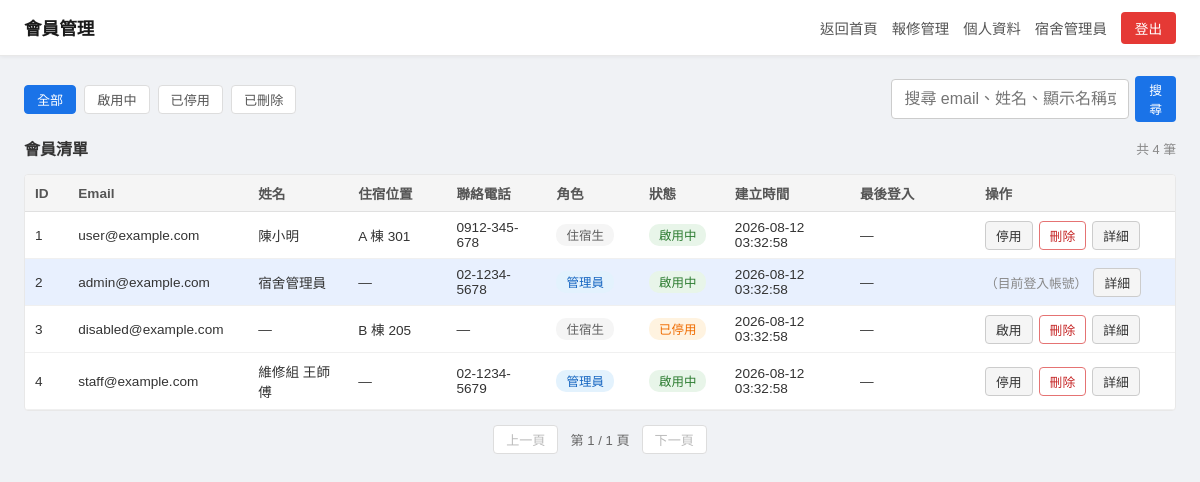
The app's page /admin/users (signed in) with its own data.
### tables this page shows
CREATE TABLE users (
            id            INTEGER PRIMARY KEY AUTOINCREMENT,
            email         TEXT    UNIQUE NOT NULL,
            hash          TEXT    NOT NULL,
            role          INTEGER NOT NULL DEFAULT 1,
            name          TEXT,
            display_name  TEXT,
            dorm_building TEXT,
            room_no       TEXT,
            phone         TEXT,
            is_active     INTEGER NOT NULL DEFAULT 1,
            is_deleted    INTEGER NOT NULL DEFAULT 0,
            created_at    TEXT    NOT NULL DEFAULT (datetime('now')),
            last_login_at TEXT
        );

### blueprints/admin/__init__.py (the view)
@admin_bp.route('/users')
@login_required
def user_list():
    user = _current_user()
    if not _is_usable(user):
        session.clear()
        return redirect(url_for('auth.login_page'))
    if not _is_admin(user):
        flash('無操作權限', 'error')
        return redirect(url_for('hub.home'))
    status  = request.args.get('status', 'all')
    if status not in _VALID_STATUS:
        status = 'all'
    keyword = request.args.get('q', '').strip()
    page    = request.args.get('page', 1, type=int) or 1
    users, total = db.list_users(page, _PAGE_SIZE, status, keyword or None)
    total_pages  = max(1, (total + _PAGE_SIZE - 1) // _PAGE_SIZE)
    return render_template(
        'admin/user_list.html',
        user=user,
        users=users,
        total=total,
        page=page,
        total_pages=total_pages,
        status=status,
        keyword=keyword,
        ROLE_LABELS=ROLE_LABELS,
    )

### blueprints/admin/__init__.py (called while the page is built)
def _current_user():
    return db.find_user_by_id(session['user_id'])

def _is_admin(user):
    return user is not None and user['role'] == 0

### db/connection.py (called while the page is built)
def _get_conn():
    from db import DB_PATH
    conn = sqlite3.connect(DB_PATH)
    conn.row_factory = sqlite3.Row
    conn.execute("PRAGMA journal_mode=WAL")
    return conn

### db/users.py (called while the page is built)
def find_user_by_id(user_id):
    conn = _get_conn()
    row = conn.execute(
        'SELECT id, email, role, name, display_name, dorm_building, room_no, phone,'
        ' is_active, is_deleted, created_at, last_login_at FROM users WHERE id = ?',
        (user_id,)
    ).fetchone()
    conn.close()
    return row

### utils.py (called while the page is built)
def _is_usable(user):
    return user and user['is_active'] and not user['is_deleted']

def login_required(f):
    @wraps(f)
    def decorated(*args, **kwargs):
        if 'user_id' not in session:
            return redirect(url_for('auth.login_page'))
        return f(*args, **kwargs)
    return decorated

### templates/admin/user_list.html (shortened to what this page needs)
{% extends "base.html" %}
{% block head %}
<link rel="stylesheet" href="{{ url_for('static', filename='admin.css') }}">
{% endblock %}
{% block body %}
<div class="admin-layout">
  <div class="admin-topbar">
    <span class="admin-topbar-title">會員管理</span>
    <div class="admin-topbar-nav">
      <a href="{{ url_for('hub.home') }}" class="admin-nav-link">返回首頁</a>
      <a href="{{ url_for('repair.manage') }}" class="admin-nav-link">報修管理</a>
      <a href="{{ url_for('profile.dashboard') }}" class="admin-nav-link">個人資料</a>
      <span class="admin-nav-user">{{ user['name'] or user['display_name'] or user['email'] }}</span>
      <a href="{{ url_for('auth.logout') }}" class="admin-btn admin-btn-danger">登出</a>
    </div>
  </div>
  <div class="admin-main">
    <div class="admin-filter-bar">
      <div class="admin-filter-links">
        <a href="{{ url_for('admin.user_list', status='all', q=keyword or none) }}"
           class="admin-filter-link {{ 'admin-filter-active' if status == 'all' }}">全部</a>
        <a href="{{ url_for('admin.user_list', status='active', q=keyword or none) }}"
           class="admin-filter-link {{ 'admin-filter-active' if status == 'active' }}">啟用中</a>
        <a href="{{ url_for('admin.user_list', status='disabled', q=keyword or none) }}"
           class="admin-filter-link {{ 'admin-filter-active' if status == 'disabled' }}">已停用</a>
        <a href="{{ url_for('admin.user_list', status='deleted', q=keyword or none) }}"
           class="admin-filter-link {{ 'admin-filter-active' if status == 'deleted' }}">已刪除</a>
      </div>
      <form method="get" action="{{ url_for('admin.user_list') }}" class="admin-search-form">
        <input type="text" name="q" value="{{ keyword }}" class="admin-search-input"
               placeholder="搜尋 email、姓名、顯示名稱或房號">
        <button type="submit" class="admin-btn admin-btn-primary admin-btn-sm">搜尋</button>
      </form>
    </div>
    <div class="admin-panel-header">
      <span class="admin-panel-title">會員清單</span>
      <span class="admin-total">共 {{ total }} 筆</span>
    </div>
    <div class="admin-table-wrap">
      <table class="admin-table">
        <thead>
          <tr>
            <th class="col-id">ID</th>
            <th class="col-email">Email</th>
            <th class="col-name">姓名</th>
            <th class="col-room">住宿位置</th>
            <th class="col-name">聯絡電話</th>
            <th class="col-role">角色</th>
            <th class="col-status">狀態</th>
            <th class="col-time">建立時間</th>
            <th class="col-time">最後登入</th>
            <th class="col-action-wide">操作</th>
          </tr>
        </thead>
        <tbody>
          {% for u in users %}
            <tr class="{{ 'admin-row-self' if u['id'] == user['id'] }}">
              <td>{{ u['id'] }}</td>
              <td>{{ u['email'] }}</td>
              <td>{{ u['name'] or '—' }}</td>
              <td>
                {% if u['dorm_building'] or u['room_no'] %}
                  {{ u['dorm_building'] or '' }} {{ u['room_no'] or '' }}
                {% else %}—{% endif %}
              </td>
              <td>{{ u['phone'] or '—' }}</td>
              <td>
                <span class="admin-badge {{ 'admin-badge-role-admin' if u['role'] == 0 else 'admin-badge-role-user' }}">
                  {{ ROLE_LABELS[u['role']] }}
                </span>
              </td>
              <td>
                {% if u['is_deleted'] %}
                  <span class="admin-badge admin-badge-deleted">已刪除</span>
                {% elif u['is_active'] %}
                  <span class="admin-badge admin-badge-active">啟用中</span>
                {% else %}
                  <span class="admin-badge admin-badge-disabled">已停用</span>
                {% endif %}
              </td>
              <td>{{ u['created_at'] }}</td>
              <td>{{ u['last_login_at'] or '—' }}</td>
              <td>
                <div class="admin-actions-cell">
                  {% if u['id'] == user['id'] %}
                    <span class="admin-self-note">（目前登入帳號）</span>
                  {% elif not u['is_deleted'] %}
                    {% if u['is_active'] %}
                      <form method="POST" class="admin-inline-form"
                            action="{{ url_for('admin.deactivate_user', user_id=u['id']) }}">
                        <button type="submit" class="admin-btn-action">停用</button>
                      </form>
                    {% else %}
                      <form method="POST" class="admin-inline-form"
                            action="{{ url_for('admin.activate_user', user_id=u['id']) }}">
                        <button type="submit" class="admin-btn-action">啟用</button>
                      </form>
                    {% endif %}
                    <form method="POST" class="admin-inline-form"
                          action="{{ url_for('admin.delete_user', user_id=u['id']) }}">
                      <button type="submit" class="admin-btn-action-danger"
                              onclick="return confirm('確定要刪除這個帳號嗎？此操作無法復原。')">刪除</button>
                    </form>
                  {% endif %}
                  <a href="{{ url_for('admin.user_detail', user_id=u['id']) }}"
                     class="admin-btn-action">詳細</a>
                </div>
              </td>
            </tr>
          {% else %}
            <tr><td colspan="10" class="admin-empty">查無資料</td></tr>
          {% endfor %}
        </tbody>
      </table>
    </div>
    <div class="admin-pagination">
      {% if page > 1 %}
        <a href="{{ url_for('admin.user_list', status=status, q=keyword or none, page=page-1) }}"
           class="admin-page-btn">上一頁</a>
      {% else %}
        <span class="admin-page-btn admin-page-disabled">上一頁</span>
      {% endif %}
      <span class="admin-page-info">第 {{ page }} / {{ total_pages }} 頁</span>
      {% if page < total_pages %}
        <a href="{{ url_for('admin.user_list', status=status, q=keyword or none, page=page+1) }}"
           class="admin-page-btn">下一頁</a>
      {% else %}
        <span class="admin-page-btn admin-page-disabled">下一頁</span>
      {% endif %}
    </div>
  </div>
</div>
{% endblock %}

### static/common.css (style rules this page uses)
:root { --btn-primary-bg: #1a73e8; --btn-primary-hover: #1557b0; --btn-secondary-bg: #f0f0f0; --btn-secondary-color: #333; --btn-secondary-hover: #e0e0e0; --btn-danger-bg: #e53935; --btn-danger-hover: #c62828; --btn-action-bg: #f5f5f5; --btn-action-border: #ccc; --btn-action-color: #333; --btn-action-hover: #e8e8e8; --btn-action-danger-border: #e57373; --btn-action-danger-bg: #fff; --btn-action-danger-color: #c62828; --btn-action-danger-hover: #ffebee; }

### static/login.css (style rules this page uses)
* { box-sizing: border-box; margin: 0; padding: 0; }
body { font-family: Arial, sans-serif; background-color: #f0f2f5; display: flex; justify-content: center; align-items: center; min-height: 100vh; }
input[type="email"], input[type="password"], input[type="text"] { width: 100%; padding: 10px 12px; font-size: 1rem; border: 1px solid #ccc; border-radius: 4px; outline: none; transition: border-color 0.2s; }

### records on screen
users: name "宿舍管理員", id "2", email "admin@example.com", phone "02-1234-5678", role "管理員", is_deleted "啟用中", created_at "2026-08-12 03:32:58", u "—", shows "（目前登入帳號）"
users: id "1", email "user@example.com", name "陳小明", dorm_building "A 棟", room_no "301", phone "0912-345-678", role "住宿生", is_deleted "啟用中", created_at "2026-08-12 03:32:58", u "—"
users: id "3", email "disabled@example.com", u "—", dorm_building "B 棟", room_no "205", role "住宿生", is_deleted "已停用", created_at "2026-08-12 03:32:58"
users: id "4", email "staff@example.com", name "維修組 王師傅", phone "02-1234-5679", role "管理員", is_deleted "啟用中", created_at "2026-08-12 03:32:58", u "—"

### other values on screen
{{ total }} "4"
{{ page }} "1"
{{ total_pages }} "1"
